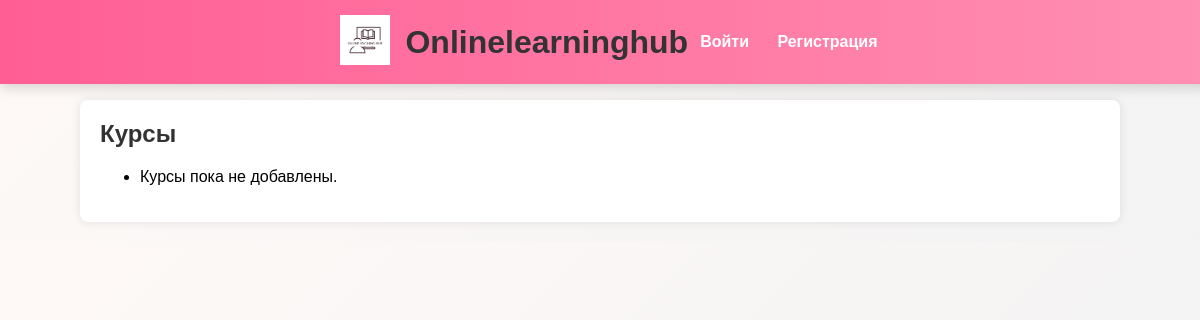
Page /courses/ on the earlier database version.
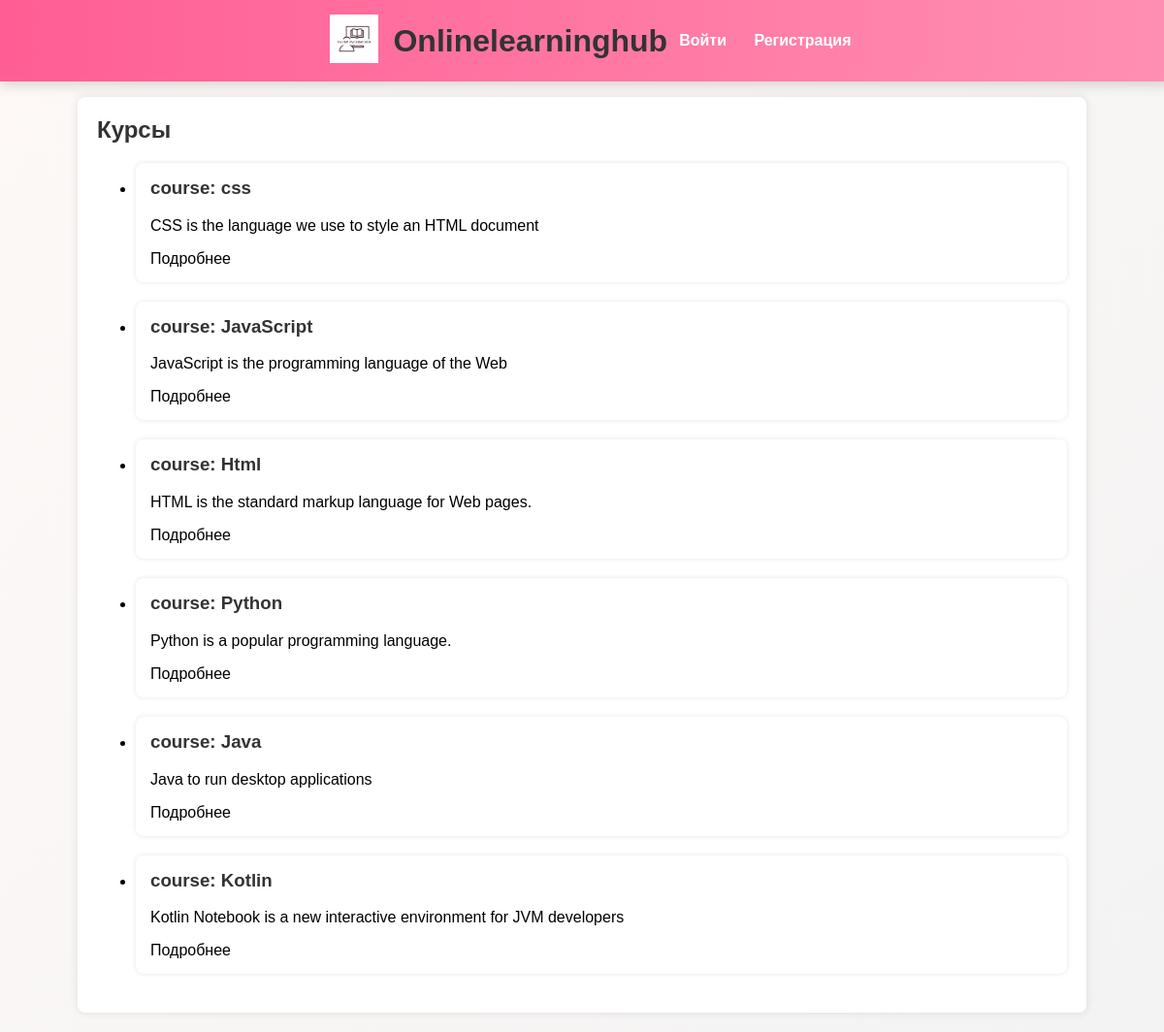
Same page on the later database version.
### myapp/models.py (models this page shows, shortened)
class Course(models.Model):
    title = models.CharField(max_length=100)
    description = models.TextField()
    teacher = models.ForeignKey(User, on_delete=models.CASCADE, limit_choices_to={'role': 'teacher'})
    created_at = models.DateTimeField(auto_now_add=True)
    video_url = models.CharField(max_length=255, blank=True, null=True)  # Можно использовать как общее видео курса

### myapp/views.py (the view)
# urls.py: path('courses/', views.course_list, name='course_list'),
def course_list(request):
    courses = Course.objects.all()
    return render(request, 'myapp/course_list.html', {'courses': courses})

### myapp/templates/myapp/course_list.html
{% extends 'myapp/base.html' %}
{% block content %}
<h2>Курсы</h2>
<ul>
  {% for course in courses %}
    <li style="margin-bottom: 20px;">
        <div style="background: white; padding: 15px; border-radius: 8px; box-shadow: 0 0 5px rgba(0,0,0,0.1);">
            <h3>{{ course.title }}</h3>
            <p>{{ course.description|truncatewords:25 }}</p>
            <a href="{% url 'course_detail' course.id %}">Подробнее</a>
        </div>
    </li>
  {% empty %}
    <li>Курсы пока не добавлены.</li>
  {% endfor %}
</ul>
{% endblock %}

Differences in the rows shown:
added Course: title "course: css", description "CSS is the language we use to style an HTML document"
added Course: title "course: JavaScript", description "JavaScript is the programming language of the Web"
added Course: title "course: Html", description "HTML is the standard markup language for Web pages."
added Course: title "course: Python", description "Python is a popular programming language."
added Course: title "course: Java", description "Java to run desktop applications"
added Course: title "course: Kotlin", description "Kotlin Notebook is a new interactive environment for JVM developers"
Other differences:
text no longer shown: "Курсы пока не добавлены."
